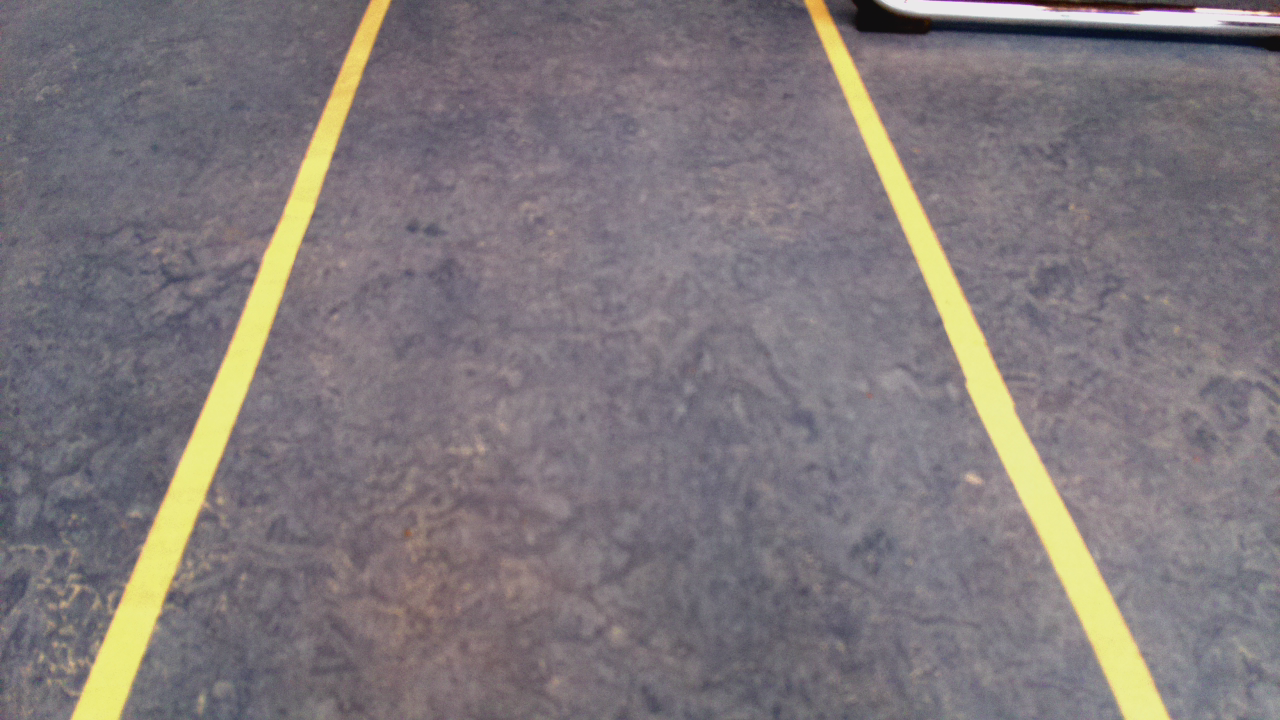
#> input picture images/bild.png, 1280 x 720 px
$ python opencv_test.py
#> lines starting #> are read from the running program, lines starting #| are printed output that depends on the picture; after the words box and inside, x2 and y2 are one past the last pixel; in counts of white or black regions, pixels touching at a corner belong together; long printed decimals are rounded
#! /usr/bin/python
import cv2
import numpy as np

img = cv2.imread('../images/bild.png')
#> img is the input picture: shape (720, 1280, 3); mean B, G, R 123, 120.1, 127.1


# cv2.imshow('hallo',img)
# cv2.waitKey()
# cv2.destroyAllWindows()

gray = cv2.cvtColor(img,cv2.COLOR_BGR2GRAY)
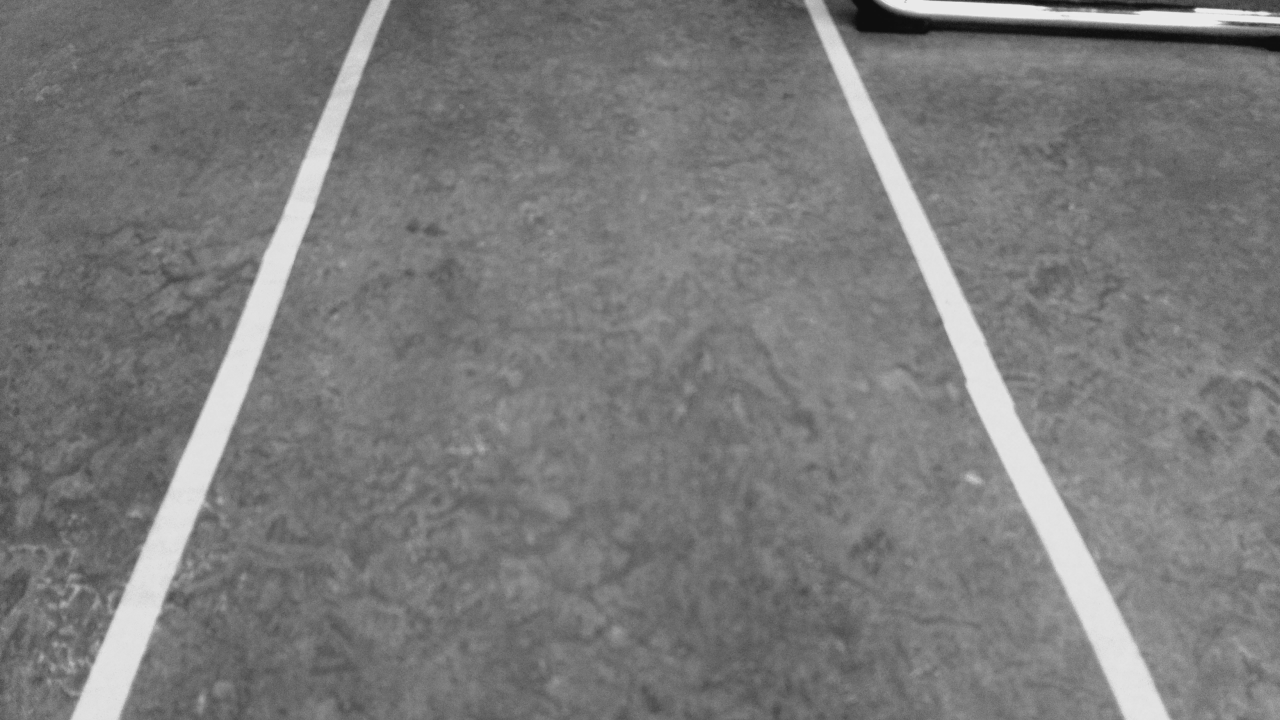
#> gray: shape (720, 1280); min 14, max 234, mean 122.5

# Canny(name, lower threshold, upper threshold)
edges = cv2.Canny(gray,80,100)
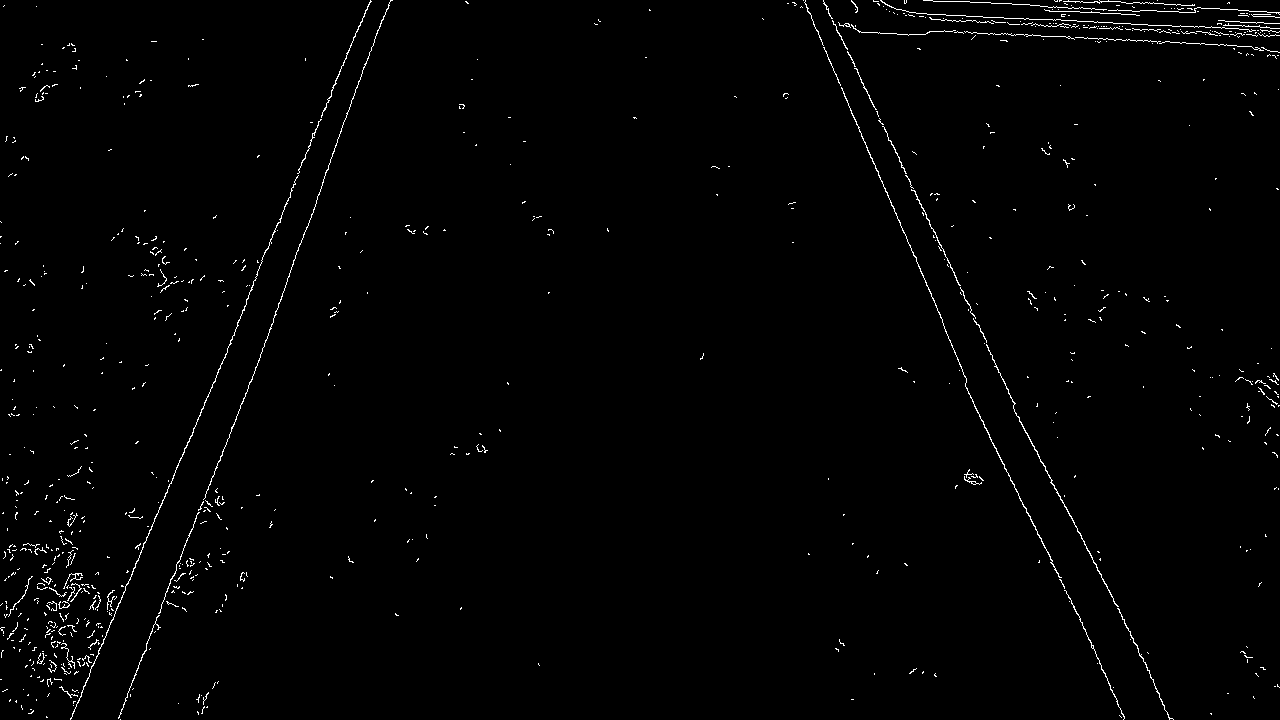
#> edges: shape (720, 1280); 1.1% white in thin lines or dots

# [8 lines of commented-out code are left out]
lines = cv2.HoughLines(edges,1,np.pi/180,200)
#> lines = [[345, 0.401], [-738, 2.69], [365, 0.349], [341, 0.384], [-748, 2.71], [-740, 2.74]]
print(lines)
#| [[[ 3.4500000e+02  4.0142572e-01]]
#|  [[-7.3800000e+02  2.6878071e+00]]
#|  [[ 3.6500000e+02  3.4906584e-01]]
#|  [[ 3.4100000e+02  3.8397244e-01]]
#|  [[-7.4800000e+02  2.7052603e+00]]
#|  [[-7.4000000e+02  2.7401669e+00]]]


#show lines
for i in range(len(lines)):
    for rho, theta in lines[i]:
            a = np.cos(theta)
            b = np.sin(theta)
            x0 = a*rho
            y0 = b*rho
            x1 = int(x0 + 2000*(-b))
            y1 = int(y0 + 2000*(a))
            x2 = int(x0 - 2000*(-b))
            y2 = int(y0 - 2000*(a))
            cv2.line(img,(x1,y1),(x2,y2),(0,0,255),2)     # color order: BLUE-GREEN-RED
#> this loop made 6 passes
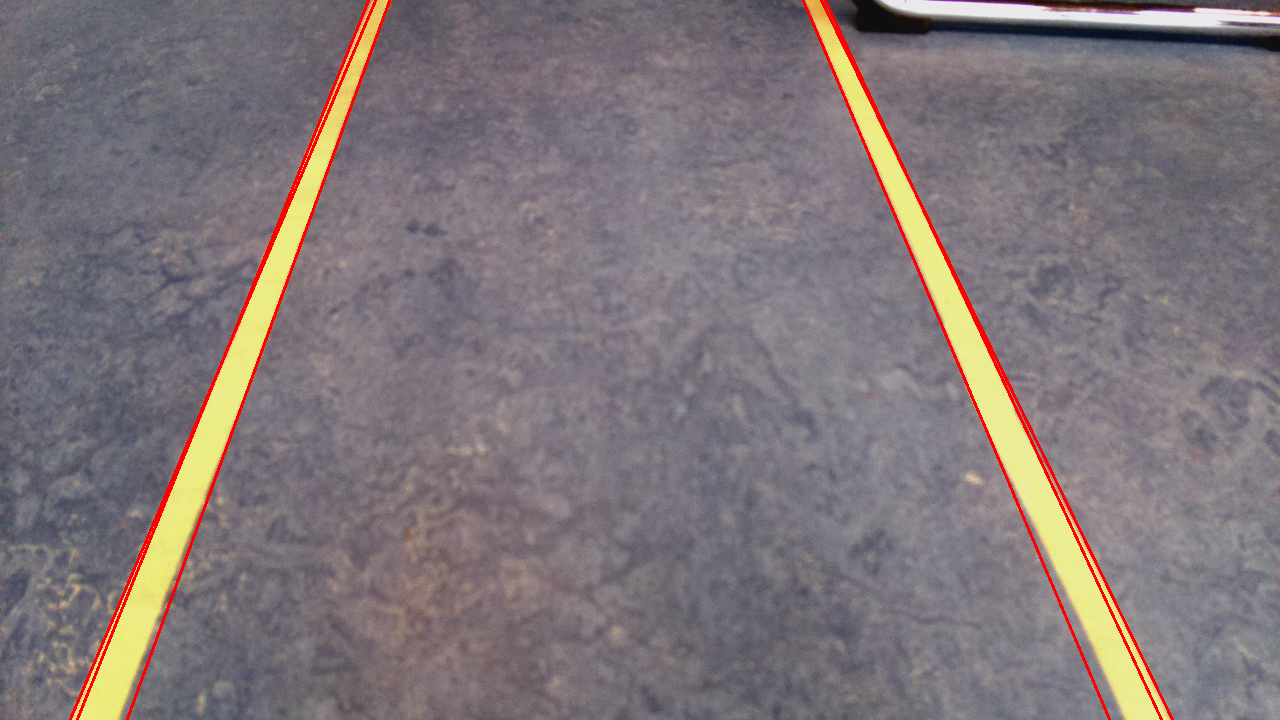
#> img: shape (720, 1280, 3); 1.38% of pixels changed, all inside (x1, y1, x2, y2) = (69, 0, 1174, 720)

# cv2.imshow('with lines',img)
# cv2.waitKey()
# cv2.destroyAllWindows()

for i in range(len(lines)):
    lines[i][0][1] = lines[i][0][1]*(180/np.pi)
#> after the loop, lines = [[345, 23], [-738, 154], [365, 20], [341, 22], [-748, 155], [-740, 157]]

rightLines = []
leftLines = []


for line in lines:
    print(line)
#> this loop made 6 passes
#| [[345.  23.]]
#| [[-738.  154.]]
#| [[365.  20.]]
#| [[341.  22.]]
#| [[-748.  155.]]
#| [[-740.  157.]]

    #if line[1] > 90
    #  rightLines.append(line)
    #if line[1] < 90
    #  leftLines.append(line)

print("Hallo")
print(rightLines)

$ run again, with images/enzo2.png copied over images/bild.png
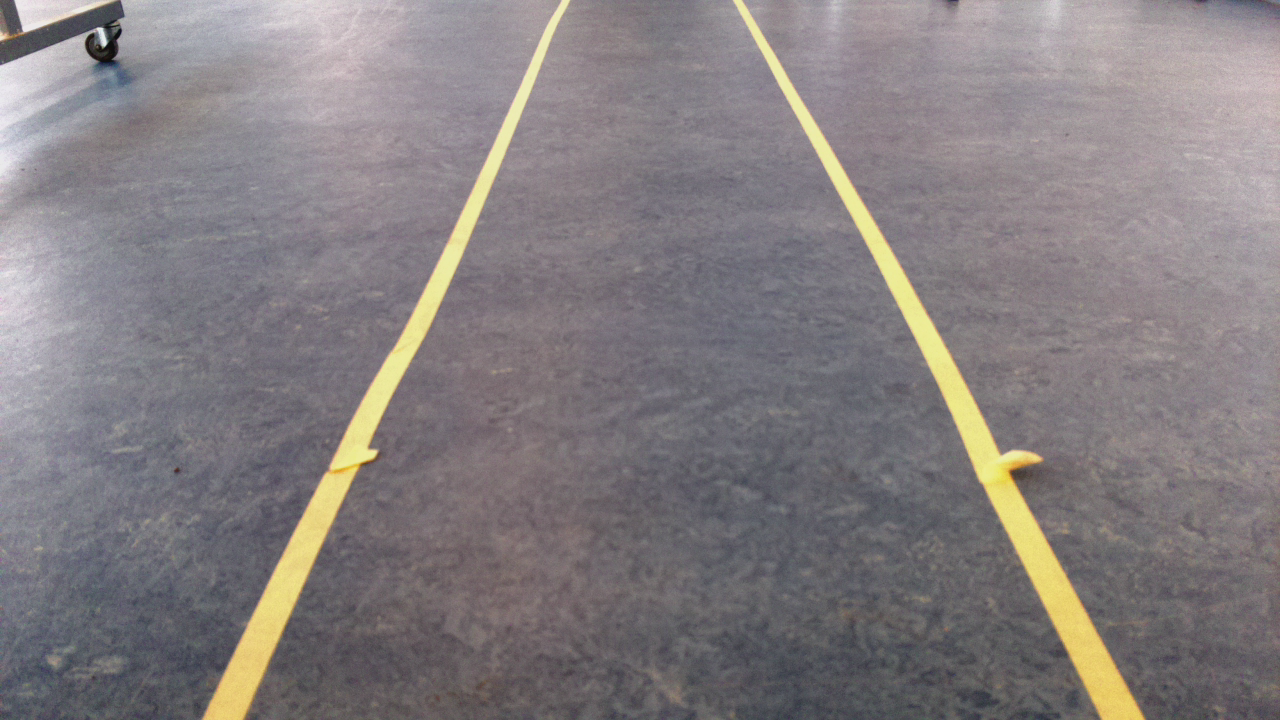
#> input picture images/enzo2.png, 1280 x 720 px
#> img is the input picture: shape (720, 1280, 3); mean B, G, R 128.2, 126.2, 132.2
#> `edges = cv2.Canny(gray,80,100)`:
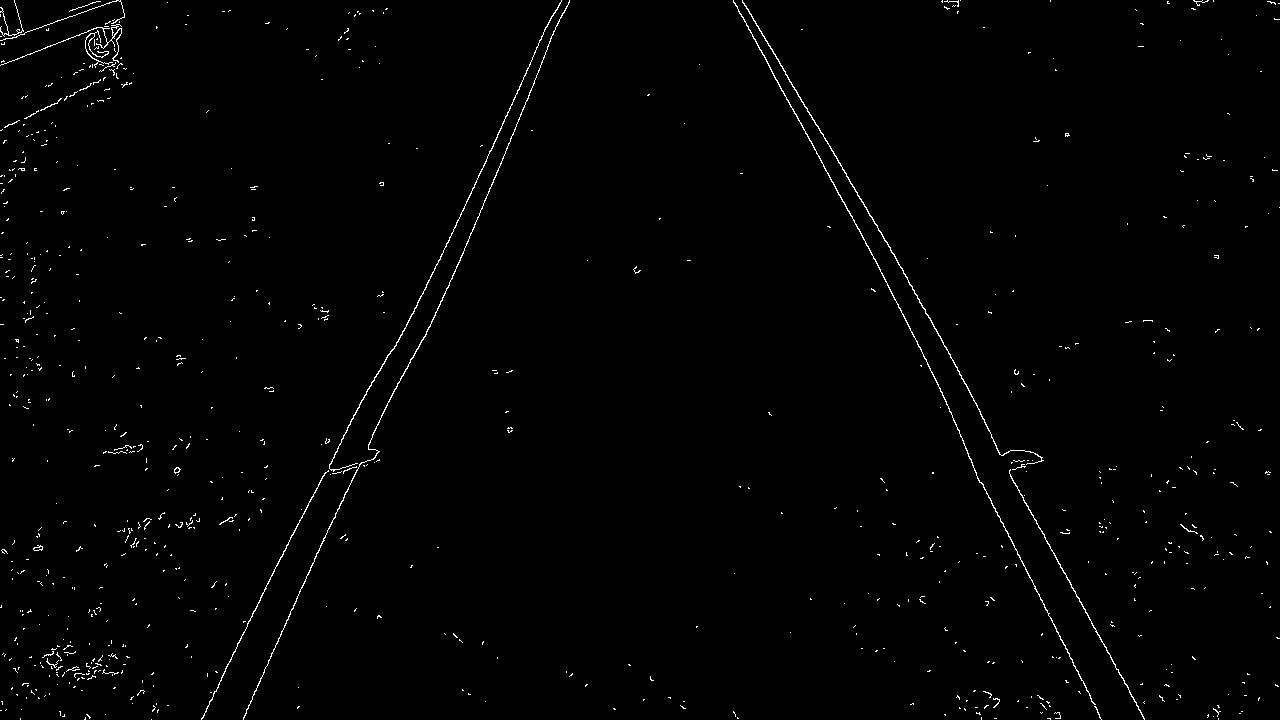
#> edges: shape (720, 1280); 0.94% white in thin lines or dots
#> `lines = cv2.HoughLines(edges,1,np.pi/180,200)`: lines = [[-653, 2.64], [-655, 2.67], [-635, 2.6], [504, 0.471], [-674, 2.69], [-640, 2.64], [524, 0.401]]
#| [[[-6.5300000e+02  2.6354473e+00]]
#|  [[-6.5500000e+02  2.6703537e+00]]
#|  [[-6.3500000e+02  2.6005406e+00]]
#|  [[ 5.0400000e+02  4.7123888e-01]]
#|  [[-6.7400000e+02  2.6878071e+00]]
#|  [[-6.4000000e+02  2.6354473e+00]]
#> (further printed lines are left out)
#> the loop `for i in range(len(lines)):` made 7 passes
#> after the loop `for i in range(len(lines)):`:
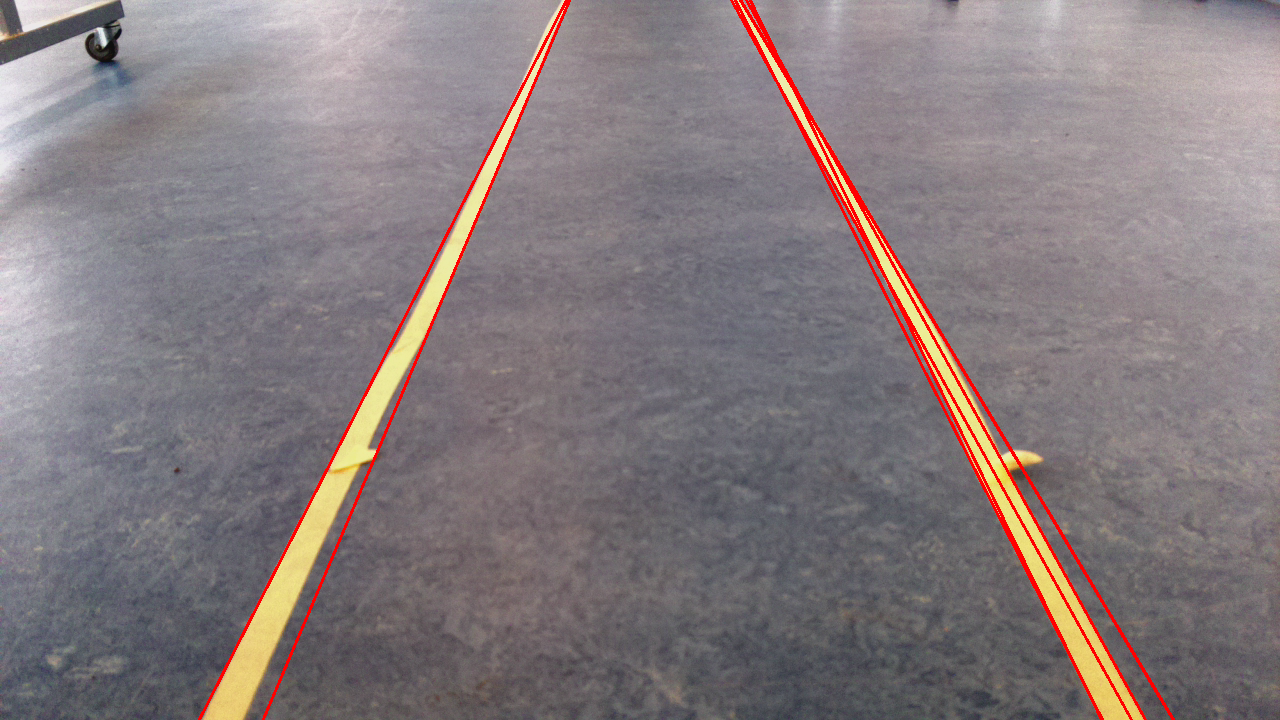
#> img: shape (720, 1280, 3); 1.69% of pixels changed, all inside (x1, y1, x2, y2) = (198, 0, 1175, 720)
#> after the loop `for i in range(len(lines)):`: lines = [[-653, 151], [-655, 153], [-635, 149], [504, 27], [-674, 154], [-640, 151], [524, 23]]
#> the loop `for line in lines:` made 7 passes
#> (printed output is left out)

$ run again, with images/image.png copied over images/bild.png
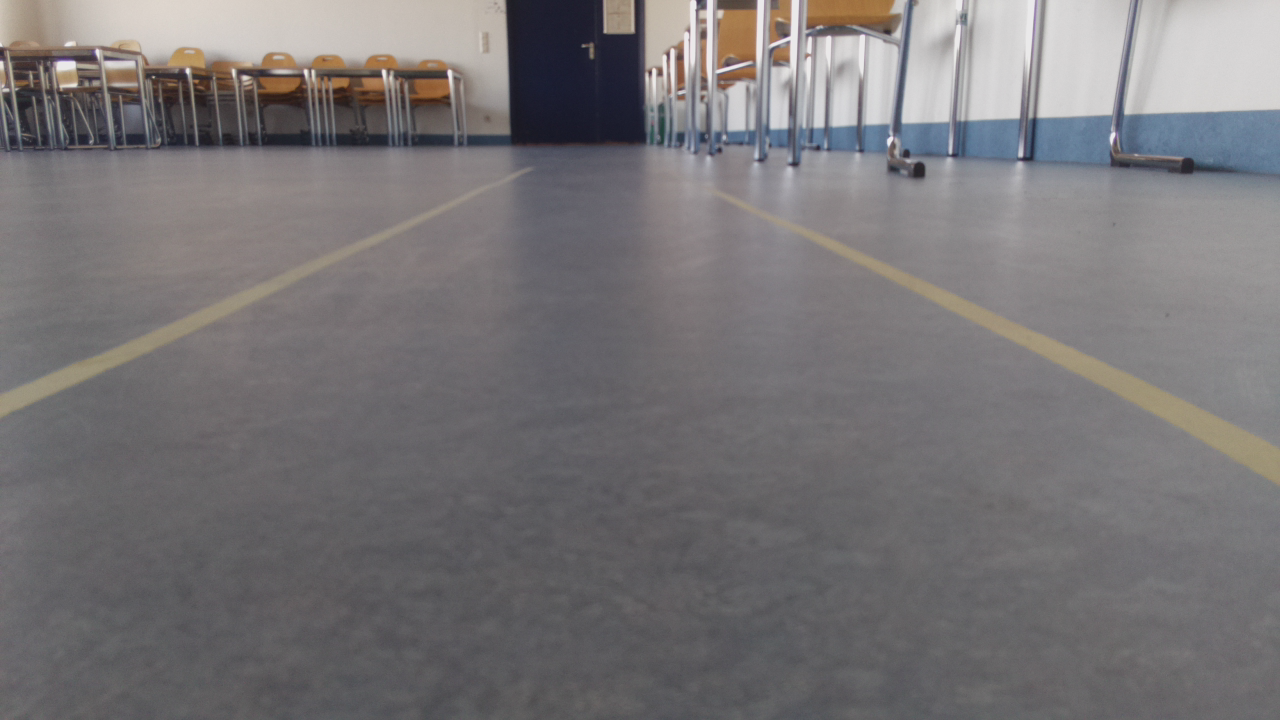
#> input picture images/image.png, 1280 x 720 px
#> img is the input picture: shape (720, 1280, 3); mean B, G, R 118.2, 116.4, 119.3
#> `edges = cv2.Canny(gray,80,100)`:
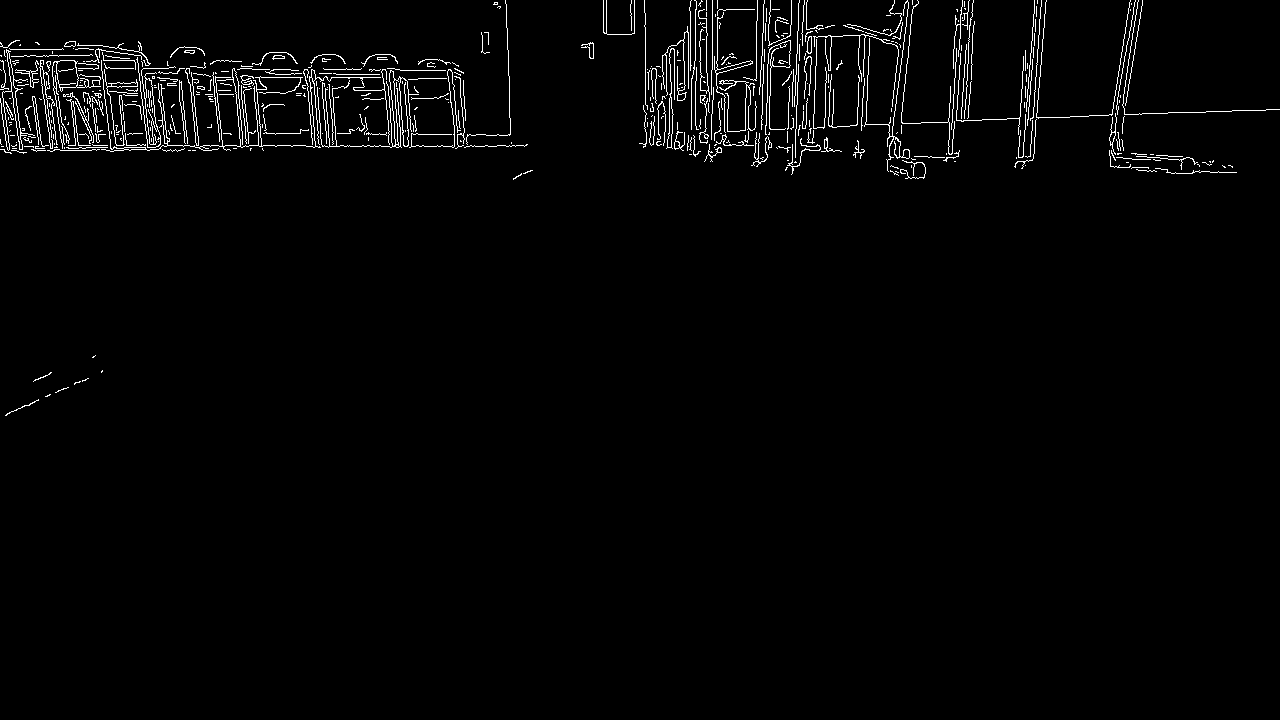
#> edges: shape (720, 1280); 2% white in thin lines or dots, all inside (x1, y1, x2, y2) = (0, 0, 1280, 416)
#> `lines = cv2.HoughLines(edges,1,np.pi/180,200)`: lines = 14 rows, first 8: [145, 1.57], [153, 1.54], [77, 1.57], [119, 1.61], [107, 1.62], [135, 1.55], [149, 1.55], [134, 1.57]
#| [[[145.          1.571]]
#|  [[153.          1.536]]
#|  [[ 77.          1.571]]
#|  [[119.          1.606]]
#|  [[107.          1.623]]
#|  [[135.          1.553 ]]
#> (further printed lines are left out)
#> the loop `for i in range(len(lines)):` made 14 passes
#> after the loop `for i in range(len(lines)):`:
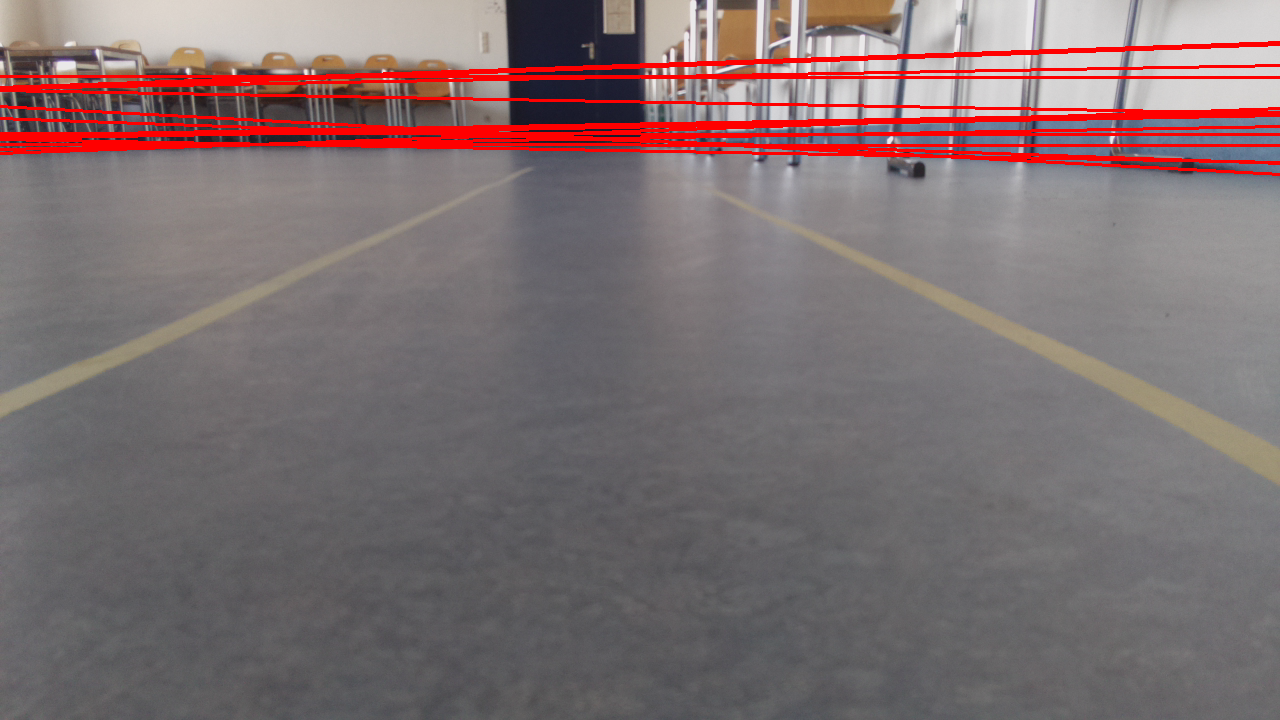
#> img: shape (720, 1280, 3); 4.75% of pixels changed, all inside (x1, y1, x2, y2) = (0, 41, 1280, 176)
#> after the loop `for i in range(len(lines)):`: lines = 14 rows, first 8: [145, 90], [153, 88], [77, 90], [119, 92], [107, 93], [135, 89], [149, 89], [134, 90]
#> the loop `for line in lines:` made 14 passes
#> (printed output is left out)
